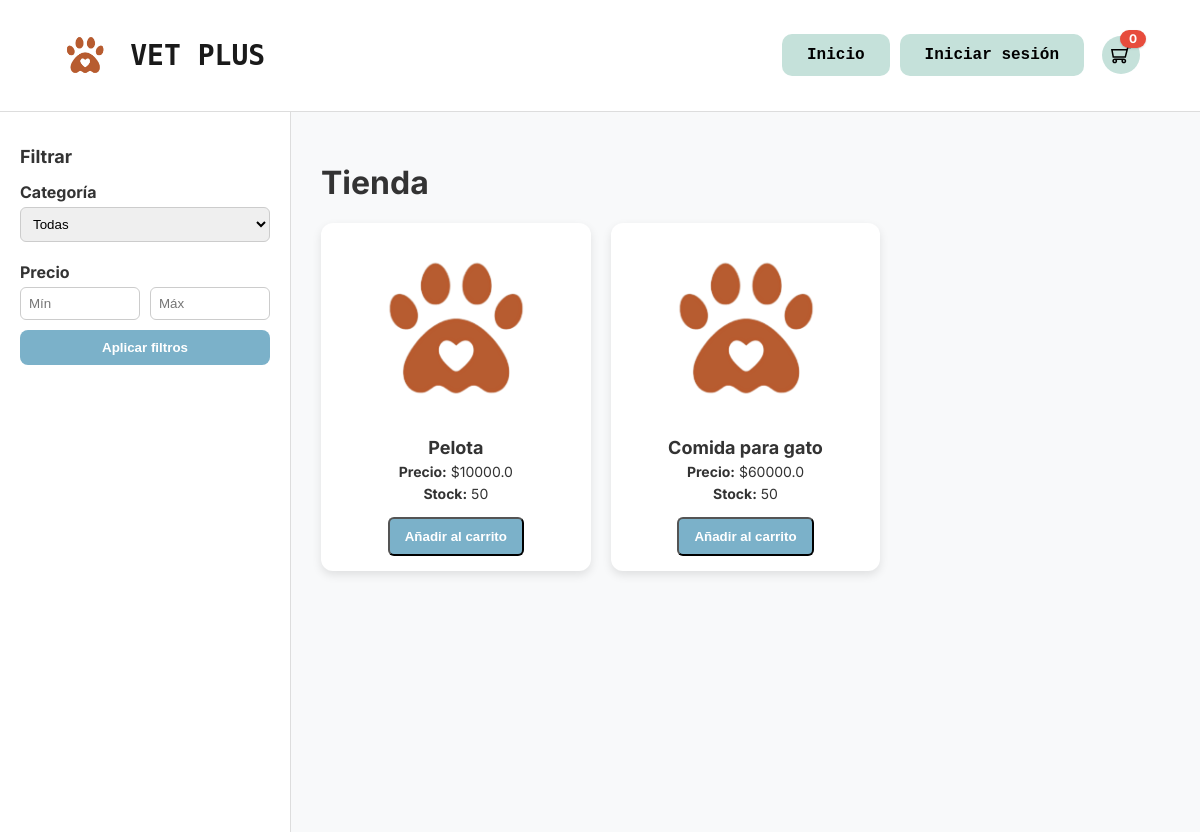
The app's page /tienda, older data.
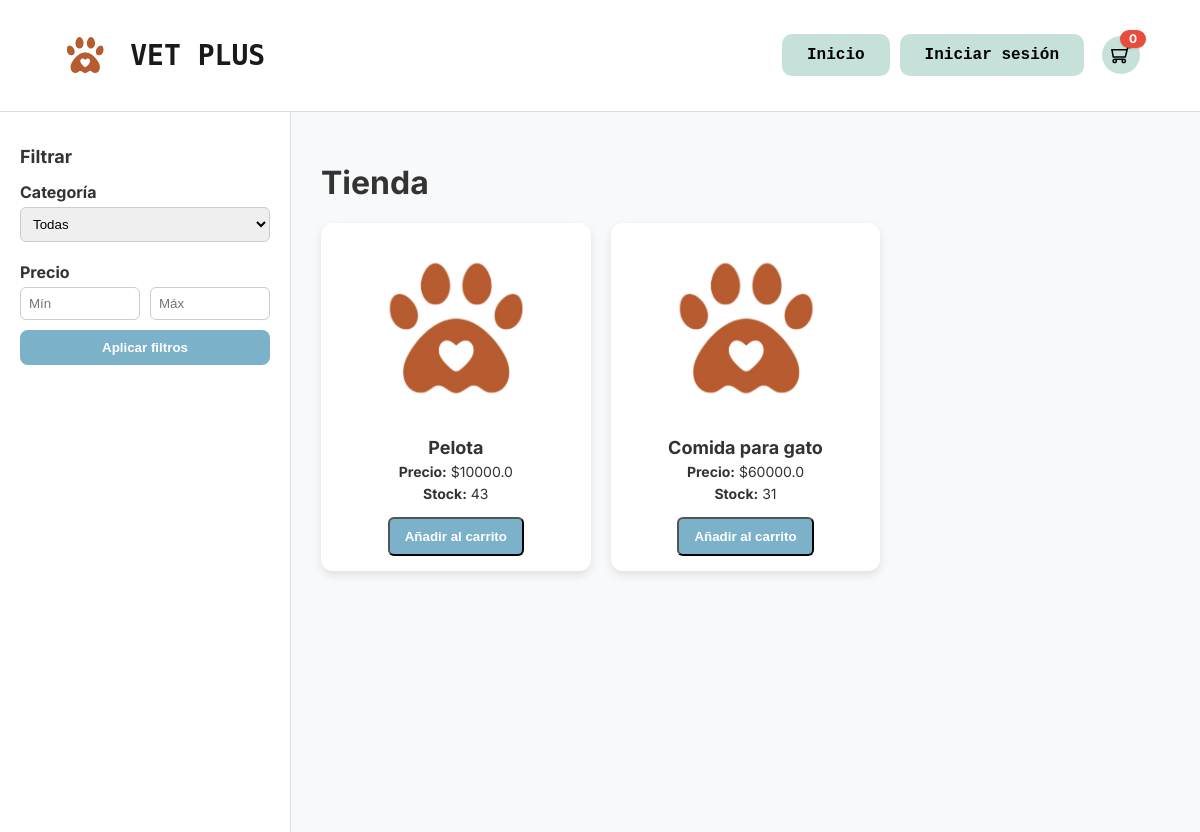
The same page, newer data.
### vetplus/models.py (models this page shows)
class Product(db.Model):
    id = db.Column(db.Integer, primary_key = True)
    name = db.Column(db.String(100), nullable = False)
    description = db.Column(db.Text, nullable = False)
    price = db.Column(db.Float, nullable = False)
    stock = db.Column(db.Integer, nullable = False)
    category_id = db.Column(db.Integer, db.ForeignKey("category.id"), nullable = False)

### vetplus/routes/store.py (the view)
@store_bp.route("/tienda")
def tienda():
    category_id = request.args.get("category", type = int)
    min_price = request.args.get("min_price", type = float)
    max_price = request.args.get("max_price", type = float)
    query = Product.query
    if category_id:
        query = query.filter(Product.category_id == category_id)
    if min_price != None:
        query = query.filter(Product.price >= min_price)
    if max_price != None:
        query = query.filter(Product.price <= max_price)
    products = query.all()
    categories = Category.query.all()
    return render_template("store/store.html", products = products, categories = categories, category_id = category_id, min_price = min_price, max_price = max_price)

### templates/store/store.html (shortened to what this page needs)
<!DOCTYPE html>
<html lang="es">
<head>
</head>
<body>
    <header>
        <div class="logo">
            <img src="{{ url_for('static', filename='img/logo.png') }}" alt="Logo Vetplus" class="icono" height="50">
            <h1>VET PLUS</h1>
        </div>
        <nav>
            <a href="{{ url_for('main.home' )}}"><button class="btn">Inicio</button></a>
            {% if current_user.is_authenticated %}
            <a href="{{ url_for('main.dashboard' )}}"><button class="btn">Menu</button></a>
            {% else %}
            <a href="{{ url_for('auth.login') }}"><button class="btn">Iniciar sesión</button></a>
            {% endif %}
            <a href="{{ url_for('cart.view_cart') }}" class="cart-link" title="Ver carrito">
                <div class="cart-circle">
                </div>
                <span id="cart-count-badge" class="cart-badge">
                    {{ session.get('cart')|length if session.get('cart') else 0 }}
                </span>
            </a>
        </nav>
    </header>
    <div class="content">
        <aside>
            <h2>Filtrar</h2>
            <form method="GET" action="{{ url_for('store.tienda') }}">
                <label for="category">Categoría</label>
                <select name="category" id="category">
                    <option value="">Todas</option>
                </select>
                <label>Precio</label>
                <div class="price-filter">
                    <input type="number" name="min_price" placeholder="Mín"
                        value="{{ request.args.get('min_price', '') }}">
                    <input type="number" name="max_price" placeholder="Máx"
                        value="{{ request.args.get('max_price', '') }}">
                </div>
                <button type="submit">Aplicar filtros</button>
            </form>
        </aside>
        <main>
            <h1>Tienda</h1>
            <div class="products-grid">
                {% for product in products %}
                <div class="product-card">
                    <img src="{{ url_for('static', filename='img/logo.png') }}" alt="Imagen producto">
                    <h3>{{ product.name }}</h3>
                    <p><strong>Precio:</strong> ${{ product.price }}</p>
                    <p><strong>Stock:</strong> {{ product.stock }}</p>
                    <button class="btn-add" onclick="addToCart({{ product.id }})">Añadir al carrito</button>
                </div>
                {% endfor %}
            </div>
        </main>
    </div>
</body>
</html>

### templates/store/store.html (style rules this page uses)
body { margin: 0; font-family: 'Inter', sans-serif; background: #f8f9fa; color: #333; }
header { display: flex; justify-content: space-between; align-items: center; padding: 20px 60px; background: #fff; border-bottom: 1px solid #ddd; }
nav { display: flex; align-items: center; gap: 10px; }
.logo { display: flex; align-items: center; gap: 20px; }
.logo h1 { font-size: 28px; font-weight: bold; color: #1a1a1a; font-family: 'monospace', cursive, sans-serif; }
.btn { background-color: #c5e1da; border: none; padding: 12px 25px; border-radius: 10px; cursor: pointer; font-size: 16px; font-weight: bold; font-family: 'Lucida Console', monospace; transition: transform 0.2s ease, background 0.3s ease; }
.content { display: flex; min-height: calc(100vh - 80px); }
aside { width: 250px; background: #fff; border-right: 1px solid #ddd; padding: 20px; }
aside h2 { font-size: 18px; margin-bottom: 15px; }
aside form label { font-weight: bold; display: block; margin: 10px 0 5px; }
aside form select, aside form input { width: 100%; padding: 8px; margin-bottom: 10px; border-radius: 6px; border: 1px solid #ccc; }
.price-filter { display: flex; gap: 10px; }
.price-filter input { width: 100%; }
aside button { width: 100%; padding: 10px; border: none; background: #7bb1c9; color: #fff; font-weight: bold; border-radius: 8px; cursor: pointer; }
main { flex: 1; padding: 30px; }
.products-grid { display: grid; grid-template-columns: repeat(auto-fill, minmax(250px, 1fr)); gap: 20px; }
.product-card { background: #fff; border-radius: 12px; padding: 15px; box-shadow: 0px 4px 10px rgba(0, 0, 0, 0.1); text-align: center; }
.product-card img { width: 100%; height: 180px; object-fit: contain; margin-bottom: 10px; }
.product-card h3 { font-size: 18px; margin: 5px 0; }
.product-card p { margin: 5px 0; font-size: 14px; }
.btn-add { display: inline-block; margin-top: 10px; padding: 10px 15px; background: #7bb1c9; color: #fff; border-radius: 6px; text-decoration: none; font-weight: bold; transition: background 0.3s; }
.cart-link { position: relative; display: inline-flex; align-items: center; gap: 8px; text-decoration: none; color: inherit; margin-left: 8px; }
.cart-icon { width: 26px; height: 26px; color: #1a1a1a; display: block; }
.cart-badge { position: absolute; top: -6px; right: -6px; background: #e74c3c; color: #fff; font-weight: 700; font-size: 12px; line-height: 18px; min-width: 18px; height: 18px; padding: 0 4px; border-radius: 999px; display: inline-flex; align-items: center; justify-content: center; box-shadow: 0 1px 2px rgba(0, 0, 0, 0.15); }
.cart-circle { background: #c5e1da; border-radius: 50%; width: 38px; height: 38px; display: flex; align-items: center; justify-content: center; transition: transform 0.2s ease, background 0.3s ease; }
.cart-icon { width: 20px; height: 20px; display: block; }

Row changes from the older to the newer data that the page shows:
changed Product "Pelota": stock "50" → "43"
changed Product "Comida para gato": stock "50" → "31"
